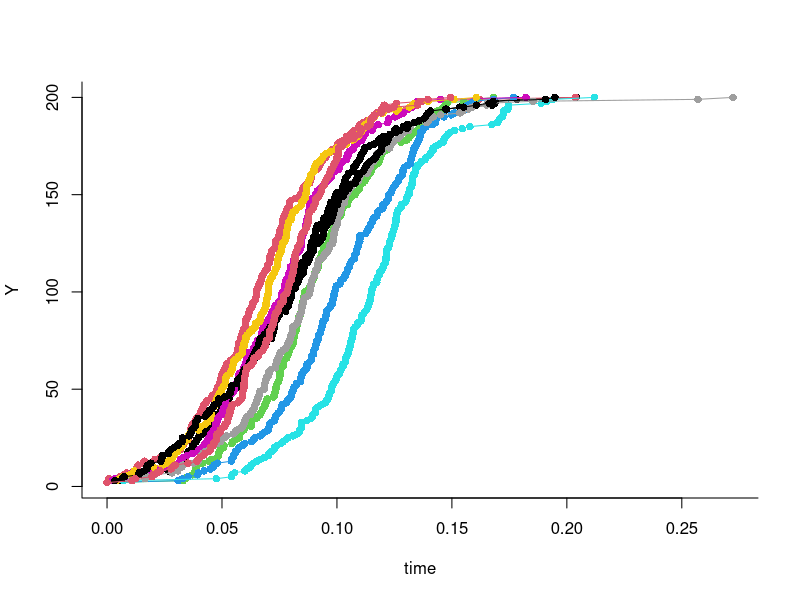
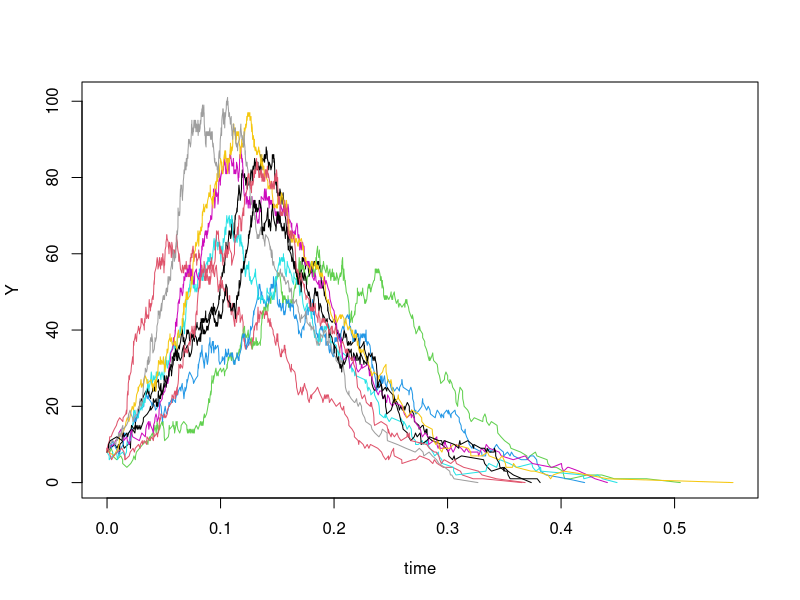
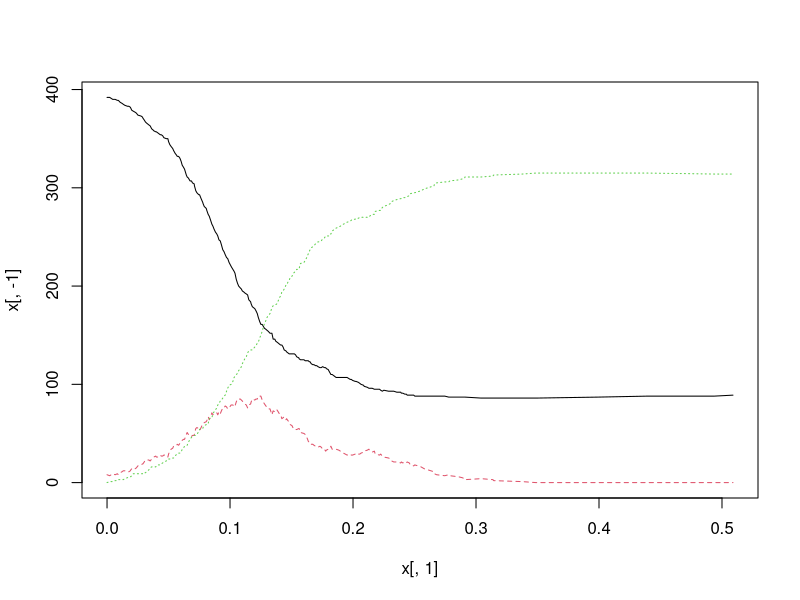
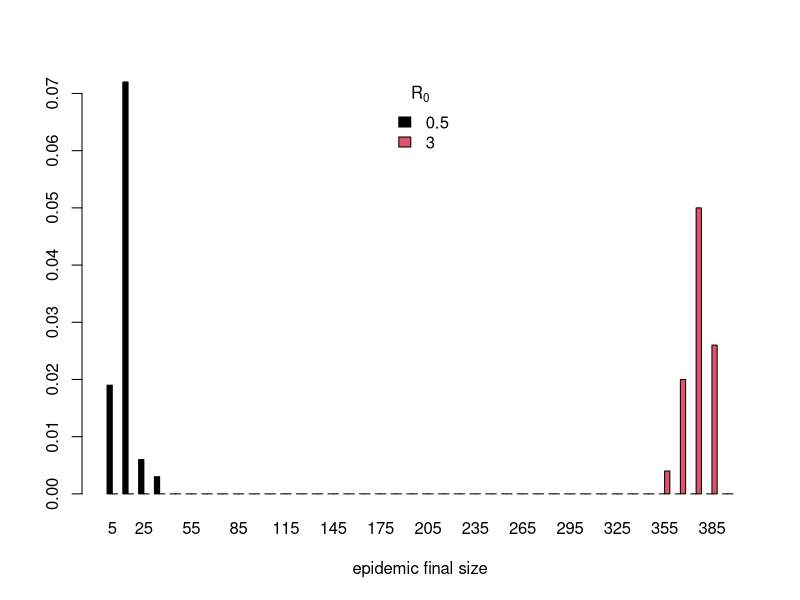

Write R code to recreate these figures, in order. (Note: this script raises an error after producing the figures.)
#' ---
#' title: "Simulation of birth-death processes"
#' subtitle: 'ICTP Workshop on Mathematical Models of Climate Variability, Environmental Change and Infectious Diseases'
#' author: "Aaron A. King"
#' date: '8--19 May 2017'
#' output:
#'   html_document:
#'     toc: yes
#'     toc_depth: 4
#' bibliography: ../course.bib
#' csl: ../ecology.csl
#' nocite: |
#'   @Gardiner2009
#' ---
#' 
#' \newcommand\prob[1]{\mathbb{P}\left[{#1}\right]}
#' \newcommand\expect[1]{\mathbb{E}\left[{#1}\right]}
#' \newcommand\var[1]{\mathrm{Var}\left[{#1}\right]}
#' \newcommand\cov[1]{\mathrm{Cov}\left[{#1}\right]}
#' \newcommand\dist[2]{\mathrm{#1}\left(#2\right)}
#' \newcommand\dlta[1]{{\Delta}{#1}}
#' \newcommand{\dd}[1]{\mathrm{d}{#1}}
#' \newcommand{\transpose}{\mathrm{T}}
#' \newcommand\lik{\mathcal{L}}
#' \newcommand\loglik{\ell}
#' \newcommand{\scinot}[2]{#1{\times}10^{#2}}
#' \newcommand{\pd}[3][]{\frac{\partial^{#1}{#2}}{\partial{#3}^{#1}}}
#' \newcommand{\deriv}[3][]{\frac{\mathrm{d}^{#1}{#2}}{\mathrm{d}{#3}^{#1}}}
#' 
#' Licensed under the Creative Commons attribution-noncommercial license, http://creativecommons.org/licenses/by-nc/3.0/.
#' Please share and remix noncommercially, mentioning its origin.  
#' ![CC-BY_NC](http://kinglab.eeb.lsa.umich.edu/graphics/cc-by-nc.png)
#' 
## ----include=FALSE,cache=FALSE-------------------------------------------
library(knitr)
prefix <- "gillespie"
opts_chunk$set(
  progress=TRUE,
  prompt=FALSE,tidy=FALSE,highlight=TRUE,
  strip.white=TRUE,
  warning=FALSE,
  message=FALSE,
  error=FALSE,
  echo=TRUE,
  cache=TRUE,
  cache.extra=rand_seed,
  results='markup',
  fig.show='asis',
  size='small',
  fig.lp="fig:",
  fig.path=paste0("figure/",prefix,"-"),
  cache.path=paste0("cache/",prefix,"-"),
  fig.pos="h!",
  fig.align='center',
  fig.height=4,fig.width=6.83,
  dpi=100,
  dev='png',
  dev.args=list(bg='transparent')
)
options(keep.source=TRUE,encoding="UTF-8")

#' 
#' ## Introduction
#' 
#' The models we've worked on so far have all been deterministic.
#' It's important to realize that this assumption is unrealistic.
#' Stochasticity both environmental and demographic is an everpresent feature of real systems.
#' He we expand our modeling toolkit to include some methods for studying stochastic versions of compartmental models.
#' In particular, we introduce the concept of birth-death processes and Gillespie’s [-@Gillespie1977a] direct method for solving such processes.
#' 
#' ## Birth-death processes
#' 
#' First, we aim to understand the theory of birth-death processes in general. 
#' In section above, we studied a model that was deterministic, continuous in time, and continuous in the state variables $S$, $I$, and $R$. 
#' In this section, we etain the biologically realistic assumption of continuous time,  but also require that the number of susceptible, infected, and recovered individuals be integers (we are no longer modeling proportions). 
#' Of course, if the equation for $dI/dt$ specified by the model should require that 1.8 individuals be infected in some interval of time, the only way to interpret such a model is that it is some average. 
#' If it is an average, then we are thinking that the process is probabilistic and evolves stochastically. 
#' This is, in fact, a perfectly reasonable assumption since not all infected individuals will give rise to exactly the same number of secondary infections nor recover after exactly the same interval of time. 
#' Since the random variation considered in this example is variation among individuals, such as scenario is referred to as *demographic stochasticity*.
#' 
#'  At this point, there are still a number of different directions we could go. 
#'  We will make two assumptions that, together with the assumption of demographic stochasticity, uniquely determine a whole class of models. 
#'  First, we assume that the epidemic is a *Markov chain*. 
#'  A Markov chain is a stochastic process with the property that the future state of the system is dependent only on the present state of the system and conditionally independent of all past states. 
#'  This is known as the *memoryless property*. 
#'  Second, we assume that the changes in the state variables (increments and decrements) occur one at a time. 
#'  That is, we cannot have two individuals simultaneously undergoing a "transition", where  refers to any change in the state variables (birth, death, conversion  between classes, etc.). 
#'  Any time an individual undergoes such a transition, we will call it an "event". 
#'  Accordingly, this kind of modeling is sometimes referred to as "event-driven simulation". 
#'  For historical reasons, the continuous time Markov chain with increments and decrements of one is known as a birth-death process.
#'  (In general, a Markov chain with integer-valued increments and decrements is known as a *jump process*.)
#' 
#'  [Note: An aside about birth-death processes is that notation varies considerably from author to author, even though the authors are referring to exactly the same stochastic process. 
#'    Particularly, the computational literature uses a notation borrow from chemistry, e.g., $S \stackrel{\mu S}{\longrightarrow} {S-1}$, probably because the algorithms that are  commonly used to simulate birth-death processes were developed in the context of chemical kinetics. 
#'    Probabilists, by contrast, often use the generating function notation and scientists that come to birth-death processes from a background in statistical mechanics represent the process using the *Forward Kolmogorov Equation* or *Fokker-Planck Equation* (a partial differential equation). 
#'    Textbooks in  epidemiology differ, too. 
#'    The point is that once you learn to "read" the different notations, they are all saying the same thing, i.e., that changes in the state variables occur according to such and such rates. It's these rates that are the basis of simulation modeling.]
#' 
#' ## Simple stochastic SI epidemic
#' 
#' To illustrate the approach, we'll start with the simple closed stochastic SI epidemic. 
#' Because the population is closed (no births, deaths, or migration) we represent total population size as a constant $N$. 
#' Because we are considering abundances, not proportions, we adopt the convention used in the lecture portion of respresenting susceptibles, infecteds, and recovereds by $X$, $Y$, and $Z$ and denote the initial number of infected individuals by $Y_0$ accordingly. 
#' This gives the initial number of susceptible individuals $X_0=N-Y_0$. 
#' By analogy to our deterministic model, we want the average rate at which susceptibles individually become infectious (the force of infection) to be $\beta\,\frac{Y}{N}$ and the average rate at which the population as a whole converts from susceptible to infectious to be $\beta\,\frac{Y}{N}\,X$. 
#' That is, at average rate $\beta\,\frac{Y}{N} X$ the value of $X$ is decremented by one and the value of $Y$ is incremented by one. 
#' But when do these increments and decrements occur? To answer this, we turn to our assumption that the epidemic process is Markovian. 
#' 
#' If we can determine what the sequence of "inter-event times" is, then we have fully specified the trajectory of the epidemic, for we know that at each of those times the number of susceptibles decreases by one and the number of infecteds increases by one. 
#' So, what are the inter-event times? 
#' The memoryless property of the continuous time Markov chain requires that the time between events is independent of the time between any other set of events, and, moreover, that if we were to investigate the process at any point in time between events the time to the next event would be independent of the time elapsed since the previous event. 
#' This defines the birth-death process as a kind of *Poisson process*. 
#' There is only one distribution for the inter-event times that has this property, the exponential distribution. 
#' Since we know how to simulate exponentially distributed random variables, we just simulate the sequence of event times and make our increments and decrements accordingly. 
#' This approach is known as *Gillespie's direct method*.
#' 
#' Let's implement Gillespie's direct method for an SI epidemic with demographic stochasticity.
#' It's sometimes convenient to express a model such as this using chemical equations.
#' In this case, it's just one "reaction".
#' $$\mathrm{S} + \mathrm{I} \stackrel{\frac{\beta}{N}}{\longrightarrow} 2\,\mathrm{I}$$
#' 
#' Here's a function implementing the Gillespie direct method.
#' Note that it just takes one step at a time and depends on another function which actually computes that step.
## ----si-loop-------------------------------------------------------------
SI.simul <- function (x, params, nstep) {
  ## set up an array to store results
  output <- array(dim=c(nstep+1,3))       
  ## name the variables in the array
  colnames(output) <- c("time","X","Y")   
  output[1,] <- x # initial condition
  ## iterate the model for nstep events
  for (k in 1:nstep) {
    ## update x and store result
    output[k+1,] <- x <- SI.onestep(x,params) 
  }
  as.data.frame(output)
}

#' 
#' Here's the function that takes the step.
## ----si-onestep----------------------------------------------------------
SI.onestep <- function (x, params) {     
  ## the second element of x is number of susceptibles X
  X <- x[2]
  ## the third element of x is number of infecteds Y
  Y <- x[3]                             
  event.rate <- params["beta"]*X*Y/(X+Y)
  ## how much time do we wait for this event?
  tau <- rexp(n=1,rate=event.rate) 
  c(tau=x[1]+tau,X=X-1,Y=Y+1)
}

#' 
#' Using the same parameters as before, we run some simulations and plot.  
#' Note that because time is continuous and the process is stochastic, the number of events that occur in a specified amount of time will vary.
#' Instead, we save some pre-set number of "events". 
#' 
## ----sim1,cache=T,fig.height=7-------------------------------------------
set.seed(38499583)    # make results repeatable
nsims <- 10           # number of simulations to run
pop.size <- 200       # size of the population
Y0 <- 2               # initial number infected
nstep <- pop.size-Y0  # run until everyone infected
xstart <- c(time=0,X=(pop.size-Y0),Y=Y0)  # initial conditions
params <- c(beta=60,gamma=365/13)         # parameters (R0=2.1)
simdat <- vector(mode='list',length=nsims) # to store simulated data
for (k in 1:nsims) {
  simdat[[k]] <- SI.simul(xstart,params,nstep)
}

trange <- range(sapply(simdat,function(x)range(x$time)))
yrange <- range(sapply(simdat,function(x)range(x$Y)))

plot(trange,yrange,type='n',xlab='time',ylab="Y",bty='l')
for (k in 1:nsims)
  lines(Y~time,data=simdat[[k]],col=k,type='o',pch=16)

#' 
#' #### Exercise
#'   Simulate the stochastic SI model using Gillespie's direct method. 
#'   Experiment with the initial number of infecteds ($Y_0$) and with the total population size ($N$). 
#'   What effects do these have on the predictability of the epidemic? 
#'   What effects do these have on the variability of the final outbreak size?
#' 
#' 
#' 
#' ## Multiple reactions
#' 
#' The techniques we'll take up next will allow us to go beyond the simple SI model to models with an arbitrary number of compartments. 
#' For concreteness, let's look at a stochastic SIR epidemic with demography.
#' In particular, we have
#' $$\mathrm{S} + \mathrm{I} \stackrel{\frac{\beta}{N}}{\longrightarrow} 2\,\mathrm{I} \qquad 
#' \mathrm{I} \stackrel{\gamma}{\longrightarrow} \mathrm{R}$$
#' $$\mathrm{S} \stackrel{\mu}{\longrightarrow} \qquad \mathrm{I} \stackrel{\mu}{\longrightarrow} \qquad \mathrm{R} \stackrel{\mu}{\longrightarrow}$$
#' $$\mathrm{S} \stackrel{\mu}{\longrightarrow} 2\,\mathrm{S} \qquad \mathrm{I} \stackrel{\mu}{\longrightarrow} \mathrm{I} + \mathrm{S} \qquad \mathrm{R} \stackrel{\mu}{\longrightarrow} \mathrm{R} + \mathrm{S}$$
#' For present purposes, the main difference between the SI model and the SIR model is that in the latter, more than one kind of event can occur.
#' This means we need to account for two things: 
#' 
#' 1. the waiting time to the next event will be shorter since there are more events occurring
#' 2. once we determine at what time an event occurs, we will have to ascertain which kind of event it is.
#' 
#' Since the transition processes are independent we can calculate a "total event rate" as the sum of the individual rates. 
#' That is, the waiting time to the next event, regardless of what kind it is, is exponentially distributed.
#' The rate for this distribution is just the sum of the rates of the eight individual processes.
#' Once we know when an event will occur, the next step is to determine which event it is.
#' This is easy since each event must occur with probability proportional to its rate.
#' This means that we can randomly choose which event occurs, but that we must do so in such a way such that each transition is selected in proportion to its contribution to the total rate.
#' 
#' Let's see how to implement this in `R`.
#' As before, we first define a one-step function.
## ----sir-onestep---------------------------------------------------------

SIR.onestep <- function (x, params) {
  X <- x[2]
  Y <- x[3]
  Z <- x[4]
  N <- X+Y+Z
  beta <- params["beta"]
  mu <- params["mu"]
  gamma <- params["gamma"]
  ## each individual rate
  rates <- c(
             birth=mu*N,
             infection=beta*X*Y/N,
             recovery=gamma*Y,
             sdeath=mu*X,
             ideath=mu*Y,
             rdeath=mu*Z
             )
  ## what changes with each event?
  transitions <- list( 
                      birth=c(1,0,0),
                      infection=c(-1,1,0),
                      recovery=c(0,-1,1),
                      sdeath=c(-1,0,0),
                      ideath=c(0,-1,0),
                      rdeath=c(0,0,-1)
                      )
  ## total event rate
  total.rate <- sum(rates)
  ## waiting time
  if (total.rate==0) 
    tau <- Inf
  else
    tau <- rexp(n=1,rate=total.rate)
  ## which event occurs?
  event <- sample.int(n=6,size=1,prob=rates/total.rate)
  x+c(tau,transitions[[event]])
}


#' 
#' Also as before, we set parameters and loop through the process.
#' We do things slightly differently here:
#' we'll stop the simulations if ever we run out of susceptibles.
#' For safety's sake, however, we'll put an upper bound on the amount of work we'll do.
## ----sir-sim-------------------------------------------------------------
SIR.simul <- function (x, params, maxstep = 10000) {
  output <- array(dim=c(maxstep+1,4))
  colnames(output) <- names(x)
  output[1,] <- x
  k <- 1
  ## loop until either k > maxstep or
  ## there are no more infectives
  while ((k <= maxstep) && (x["Y"] > 0)) {
    k <- k+1
    output[k,] <- x <- SIR.onestep(x,params)
  }
  as.data.frame(output[1:k,])
}

#' 
#' Now let's repeat for 10 runs and plot.
## ----sir-runs------------------------------------------------------------
set.seed(56856583)
nsims <- 10
xstart <- c(time=0,X=392,Y=8,Z=0) #initial conditions
params <- c(mu=0.02,beta=60,gamma=365/13) #parameters

require(plyr)
simdat <- rdply(
                nsims,
                SIR.simul(xstart,params)
                )
head(simdat)
plot(Y~time,data=simdat,type='n')
d_ply(simdat,".n",function(x)lines(Y~time,data=x,col=.n))

#' 
#' #### Exercise
#'   Check out the `simdat` data frame created by the above code.
#'   Use `class`, `head`, `tail`, `str`, and `plot` to examine it.
#' 
#' 
#' #### Exercise
#'   Simulate the stochastic SIR model using Gillespie's direct method. 
#'   As before, experiment with the initial number of infecteds ($Y_0$) and with the total population size ($N$). 
#'   What effects do these have on the predictability of the epidemic?
#' 
#' 
#' ### Alternative implementation
#' 
#' An alternative implementation of the codes above will return the results at specified time-points.
#' 
## ----sir-sim-alt,cache=FALSE---------------------------------------------
SIR.simul.alt <- function (x, params, times) {
  output <- array(dim=c(length(times),4),dimnames=list(NULL,names(x)))
  t <- x[1]
  stopifnot(t<=times[1])
  ## loop until either k > maxstep or
  ## there are no more infectives
  k <- 1
  while (k <= length(times)) {
    while (t < times[k]) {
      x <- SIR.onestep(x,params)
      t <- x[1]
    }
    while (t >= times[k] && k <= length(times)) {
      output[k,] <- x
      k <- k+1
    }
  }
  as.data.frame(output)
}

## ----test-simul-alt,cache=FALSE,results='markup',include=FALSE-----------
xstart <- c(time=0,X=392,Y=8,Z=0)
params <- c(mu=0.02,beta=60,gamma=365/13)
times <- seq(from=0,to=0.5,by=0.001)
x <- SIR.simul.alt(xstart,times=times,params=params)
print(x[1,])
matplot(x[,1],x[,-1],type='l')

#' 
#' ## Exploring the vicinity of the $R_0=1$ threshold
#' 
#' From the deterministic models, we know that $R_0=1$ is a critical or threshold value.
#' When $R_0>1$, the deterministic models always predict an outbreak; 
#' when $R_0<1$, they predict that the disease will die out.
#' What happens when we start to account for stochasticity?
#' 
#' The following codes perform many simulations at each of several values of $R_0$.
#' These simulations can be used to determine the shape of the distribution of epidemic final sizes.
#' 
## ----crit-sims,cache=T---------------------------------------------------
R0vals <- c(0.5,3)                      # R0 values to explore
xstart <- c(time=0,X=392,Y=8,Z=0)
params <- c(mu=0.02,beta=60,gamma=365/13) #parameters
nsims <- 100                      # number of simulations per R0 value
simdat <- array(dim=c(length(R0vals),nsims))
for (k in seq_along(R0vals)) {
  R0 <- R0vals[k]
  params <- c(mu=1/60,gamma=365/13,beta=R0*365/13)
  simdat[k,] <- replicate(n=nsims,
                          {
                            sim <- SIR.simul(xstart,params)
                            tail(sim$Z,1)
                          }
                          )
}

#' 
#' We can plot these distributions using histograms.
## ----crit-sims-hist,results='markup'-------------------------------------
binwidth <- 10
popsize <- sum(xstart[-1])
breaks <- seq(from=0,to=popsize,by=binwidth)
hists <- apply(simdat,1,hist,breaks=breaks,plot=FALSE)
midpoints <- hists[[1]]$mids
counts <- sapply(hists,function(x)x$counts)
prob <- sapply(hists,function(x)x$density)

barplot(height=t(prob),width=binwidth,names=midpoints,
        beside=T,col=seq_along(R0vals),
        xlab="epidemic final size")
legend("top",legend=R0vals,fill=seq_along(R0vals),
       title=expression(R[0]),bty='n')

#' 
#' Just for fun, let's make a similar plot using `plyr`, `reshape2`, and `ggplot2`.
## ----crit-sims-hist-ggplot,cache=T---------------------------------------
require(ggplot2)
require(reshape2)

rownames(simdat) <- R0vals
simdat2 <- melt(simdat,
                varnames=c("R0","rep"),
                value.name="finalsize"
                )
ggplot(data=simdat2,mapping=aes(x=finalsize,group=R0))+
  geom_histogram(binwidth=10,color=NA,position='dodge')+
  facet_grid(R0~.,labeller=label_bquote(R[0]==.(x)))

#' 
#' #### Exercise
#'   Use the codes above to explore the final size in a neighborhood of the critical threshold.
#'   How do the results from the deterministic and stochastic models differ?
#' 
#' 
## ----crit-explore-exercise,cache=TRUE,include=FALSE----------------------
R0vals <- seq(0.8,1.4,by=0.05)
xstart <- c(time=0,X=392,Y=8,Z=0)
nsims <- 1000
data <- array(dim=c(length(R0vals),nsims))
for (k in seq_along(R0vals)) {
  R0 <- R0vals[k]
  params <- c(mu=1/60,gamma=365/13,beta=R0*365/13)
  data[k,] <- replicate(n=nsims,
                        {
                          sim <- SIR.simul(xstart,params)
                          tail(sim$Z,1)
                        }
                        )
}
medians <- apply(data,1,median)
means <- apply(data,1,mean)
sds <- apply(data,1,sd)
matplot(R0vals,cbind(mean=means,sd=sds,median=medians),
        xlab=expression(R[0]),ylab="number of infections",
        type='n')
lines(R0vals,means,col='red')
lines(R0vals,sds,col='blue')
lines(R0vals,medians,col='black')
legend("topleft",
       lty=1,col=c("red","blue","black"),
       legend=c("mean","sd","median"),
       title="epidemic final size",
       bty='n')

#' 
#' #### Exercise
#'   Use the stochastic simulator to generate some "data" for known parameter values: $R_0=2$, infectious period of 13~da, host lifespan of 50~yr.
#'   Estimate $R_0$ for each simulated epidemic using the invasion-phase growth rate method.
#'   Estimate $R_0$ and $\gamma$ using the trajectory-matching approach.
#'   Comment on the agreement between the true parameters and your estimates.
#' 
#' 
#' ## Stochastic differential equations
#' 
#' The Gillespie algorithm gives us a way to generate exact realizations when stochasticity is purely demographic.
#' Very frequently, we wish to consider models with environmental stochasticity or we are thinking about large populations, for which the Gillespie algorithm is impractically slow.
#' The stochastic differential equation (SDE) formalism is a convenient approximation under these circumstances.
#' It represents a more coarse-grained approach to the epidemiological dynamics that can nevertheless capture many important features at relatively modest computational cost.
#' 
#' Here, we'll examine an SDE formulation of the SIR model with demography and implement some codes that allow us to simulate realizations of this model.
#' When working with compartmental models, the mathematics becomes more convenient if we think first in terms of the fluxes between the compartments.
#' A diagram of the SIR model is shown below, with emphasis on the fluxes.
#' Associated with each flux is a counting process, i.e., a nondecreasing, integer-valued stochastic process.
#' In particular, for any pair of compartments X, Y, let $N_{XY}$ be the cumulative number of individuals that have passed directly from X to Y since the arbitrary time origin $t_0$; 
#' $N_{XY}$ is a counting process.
#' 
#' --------------------------
#' 
#' **Diagram of the SIR model**
#' 
#' ![CC-BY_NC](http://kinglab.eeb.lsa.umich.edu/ICTPWID/SaoPaulo_2015/Aaron/graphics/SIR_diagram1.png)
#' 
#' $N_{XY}$ represents the cumulative number of individuals that have moved beetween compartments X and Y.
#' 
#' --------------------------
#' 
#' To formulate the SDE version of the SIR model, we write stochastic differential equations for the fluxes.
#' For example, we might propose the following:
#' $$dN_{{\emptyset}S} = \mu\,(X+Y+Z)\,dt + \sqrt{\mu\,(X+Y+Z)}\,dW_{{\emptyset}S}$$
#' $$dN_{SI} = \frac{\beta\,X\,Y}{X+Y+Z}\,dt + \sqrt{\frac{\beta\,X\,Y}{X+Y+Z}}\,dW_{SI}$$
#' $$dN_{IR} = \gamma\,Y\,dt + \sqrt{\gamma\,Y}\,dW_{IR}$$
#' $$dN_{S{\emptyset}} = \mu\,X\,dt + \sqrt{\mu\,X}\,dW_{S{\emptyset}}$$
#' $$dN_{I{\emptyset}} = \mu\,Y\,dt + \sqrt{\mu\,Y}\,dW_{I{\emptyset}}$$
#' $$dN_{R{\emptyset}} = \mu\,Z\,dt + \sqrt{\mu\,Z}\,dW_{R{\emptyset}}$$
#' As usual, we think of the $dW$ terms as independent $\mathrm{normal}(0,\sqrt{dt})$ random variables.
#' We complete the model by writing SDEs for the state variables $X$, $Y$, and $Z$:
#' $$dX = dN_{{\emptyset}S}-dN_{SI}-dN_{S{\emptyset}}$$
#' $$dY = dN_{SI}-dN_{IR}-dN_{I{\emptyset}}$$
#' $$dZ = dN_{IR}-dN_{R{\emptyset}}$$
#' The easiest way to simulate realizations of an SDE model such as this is to use the *Euler-Maruyama* method.
#' The following code implements Euler-Maruyama for an arbitrary system of SDE.
#' 
## ----euler-maruyama------------------------------------------------------
eulmar <- function (func, xstart, times, params, dt) {
  out <- array(
               dim=c(length(times),length(xstart)),
               dimnames=list(NULL,names(xstart))
               )
  out[1,] <- x <- xstart
  t <- times[1]
  for (k in seq.int(from=2,to=length(times))) {
    while (t < times[k]) {
      dx <- func(t,x,params,dt)
      x <- x+dx
      t <- t+dt
    }
    out[k,] <- x
  }
  as.data.frame(cbind(time=times,out))
}

#' 
#' In the `eulmar` function, it is assumed that `func` is a function that takes one Euler-Maruyama step of size `dt`.
#' Here's an example of such a function for the SIR model.
#' 
## ----sir-eulerstep-------------------------------------------------------
sir.eulerstep <- function (t, x, params, dt) {
  N <- sum(x)
  means <- c(
             params["mu"]*N,
             params["beta"]*x[1]*x[2]/N,
             params["gamma"]*x[2],
             params["mu"]*x
             )*dt
  dn <- rnorm(n=6,mean=means,sd=sqrt(means))
  c(
    dn[1]-dn[2]-dn[4],
    dn[2]-dn[3]-dn[5],
    dn[3]-dn[6]
    )
}

#' 
## ----sir-sde-sim,cache=T-------------------------------------------------
set.seed(238785319)
xstart <- c(X=392,Y=8,Z=0) #initial conditions
params <- c(mu=0.02,beta=50,gamma=365/13) #parameters
times <- seq(from=0,to=0.5,by=1/365)
x <- eulmar(func=sir.eulerstep,
            xstart=xstart,params=params,
            times=times,
            dt=0.001)
plot(Y~time,data=x,type='o')

#' 
#' In this case, it will be useful to transform the state variables.
#' To do this, we must use the It&ocirc; formula:
#' $$df(X) = f'(X)\,dX+\tfrac{1}{2}\,f''(X)\,dX^2$$
#' together with the rules
#' $$dt^2 = 0 \qquad dW dt = 0 \qquad dW^2 = dt.$$
#' Transforming the state variables via $x=\log{X}$, $y=\log{Y}$, and $z=\log{Z}$, we get
#' $$dx = \frac{1}{X}\,\left(dN_{{\emptyset}S}-dN_{SI}-dN_{S{\emptyset}}\right)-\frac{1}{2\,X^2}\,\left(\mu\,(X+Y+Z)+\mu\,X+\frac{\beta\,X\,Y}{X+Y+Z}\right)\,dt$$
#' $$dy = \frac{1}{Y}\,\left(dN_{SI}-dN_{IR}-dN_{I{\emptyset}}\right)-\frac{1}{2\,Y^2}\,\left(\frac{\beta\,X\,Y}{X+Y+Z}+\mu\,Y+\gamma\,Y\right)\,dt$$
#' $$dz = \frac{1}{Z}\,\left(dN_{IR}-dN_{R{\emptyset}}\right)-\frac{1}{2\,Z^2}\,\left(\gamma\,Z+\mu\,Z\right)\,dt$$
#' 
## ----log-sir-sims,cache=TRUE---------------------------------------------
log.sir.eulerstep <- function (t, x, params, dt) {
  x <- exp(x)
  N <- sum(x)
  means <- c(
             params["mu"]*N,
             params["beta"]*x[1]*x[2]/N,
             params["gamma"]*x[2],
             params["mu"]*x
             )*dt
  v <- means
  dn <- rnorm(n=6,mean=means,sd=sqrt(means))
  c(
    (dn[1]-dn[2]-dn[4])/x[1]-sum(v[c(1,2,4)])/2/x[1]/x[1],
    (dn[2]-dn[3]-dn[5])/x[2]-sum(v[c(2,3,5)])/2/x[2]/x[2],
    (dn[3]-dn[6])/x[3]-sum(v[c(3,6)])/2/x[3]/x[3]
    )
}

set.seed(23785319)
xstart <- c(X=392,Y=8,Z=1)
params <- c(mu=0.02,beta=50,gamma=365/13)
times <- seq(from=0,to=0.5,by=1/365)
x <- eulmar(func=log.sir.eulerstep,
            xstart=log(xstart),
            params=params,
            times=times,
            dt=0.001)
within(
       x,
       {
         X <- exp(X)
         Y <- exp(Y)
         Z <- exp(Z)
       }
       ) -> x
plot(Y~time,data=x,type='o')

require(plyr)
simdat <- rdply(
                20,
                within(
                       eulmar(func=log.sir.eulerstep,
                              xstart=log(xstart),
                              params=params,
                              times=times,
                              dt=0.001),
                       {
                         X <- exp(X)
                         Y <- exp(Y)
                         Z <- exp(Z)
                       }
                       )
                )
plot(Y~time,data=simdat,type='n')
d_ply(simdat,".n",function(x)lines(Y~time,data=x,col=.n))

#' 
#' --------------------------
#' 
#' ## [Back to course homepage](../)
#' ## [**R** codes for this document](http://raw.githubusercontent.com/kingaa/clim-dis/master/stochsim/gillespie.R)
#' 
#' --------------------------
#' 
#' ## References
